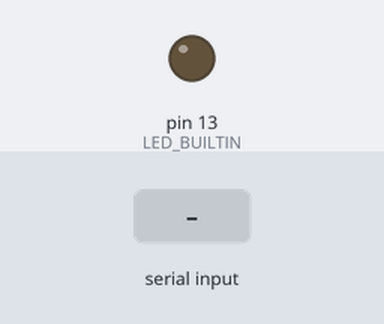
A sketch run on a simulated Arduino Uno, built with avr-gcc and run on an emulated ATmega328P. Shown: output pins drawn as LEDs (lit = HIGH). The test bench sets the inputs (shaded band).

Above: at 1.2 s.
1.3 s: "90,45\n" received over Serial
At 2.2 s:
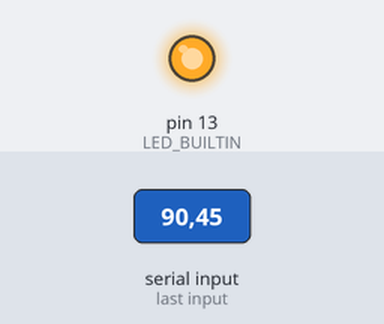
Timing chart, 0 to 4.3 s (numbered marks = the images above; inputs shaded):
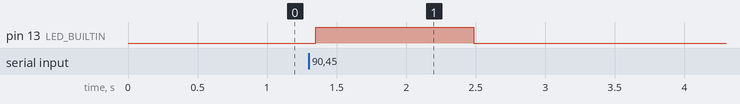

Measured:
- after the input at 1.3 s, pin 13 (LED_BUILTIN): LOW → HIGH after 0.05 s, → LOW 1.1 s later

The sketch:

led_graph.ino
```cpp
/*

*/

void setup() {
  Serial.begin(9600);
  pinMode(LED_BUILTIN, OUTPUT);
}

void convertAmplitudeToLight(int amplitude) {
//  int MAX_AMPLITUDE = 10;
//  int on_time = 1;
//  int off_time = MAX_AMPLITUDE / amplitude - 1;

//  for (int i = 0; i < 1000; i++) {
    digitalWrite(LED_BUILTIN, HIGH);   // turn the LED on (HIGH is the voltage level)
    delay(amplitude);                       // wait for a second
//    digitalWrite(LED_BUILTIN, LOW);    // turn the LED off by making the voltage LOW
//    delay(off_time);
//  }
}

void loop() {
//  Serial.write(Serial.read());
  if (Serial.available()) {
    int amplitude = Serial.parseInt();
    convertAmplitudeToLight(amplitude);
  }
  else {
    digitalWrite(LED_BUILTIN, LOW);
    delay(50);
  }
}
```
